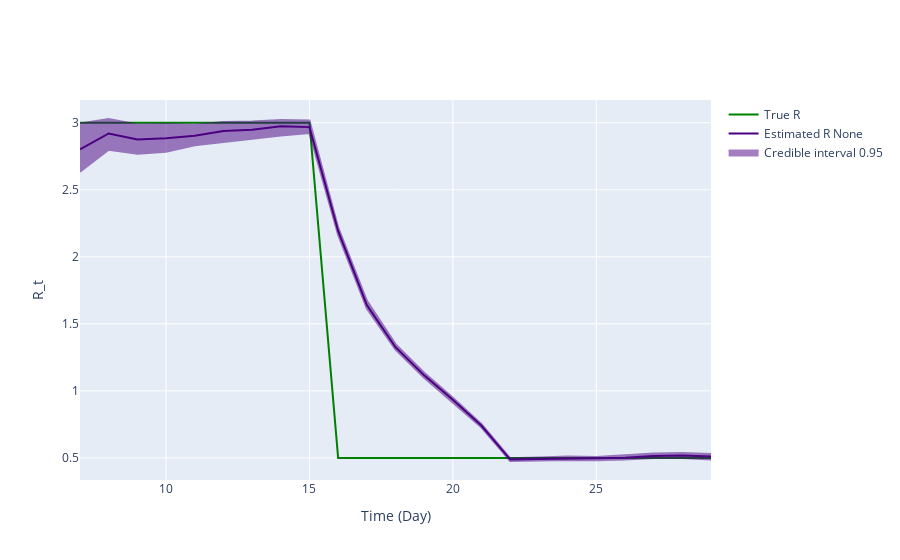

This figure's notebook cell:
### Markdown cell above
## Inference plot using class method results

### Code cell
fig = ReproductionNumberPlot()

fig.add_ground_truth_rt(ground_truth)
fig.add_interval_rt(new_intervals)

fig.update_labels(time_label='Time (Day)', r_label='R_t')

fig.show_figure()

### Figure 1 — Plotly figure (JSON) as saved in the notebook; plotly's stock layout.template omitted (floating-point values rounded to 4 significant figures)
{"data": [{"line": {"color": "green"}, "mode": "lines", "name": "True R", "type": "scatter", "x": [7, 8, 9, 10, 11, 12, 13, 14, 15, 16, 17, 18, 19, 20, 21, 22, 23, 24, 25, 26, 27, 28, 29], "y": [3, 3, 3, 3, 3, 3, 3, 3, 3, 0.5, 0.5, 0.5, 0.5, 0.5, 0.5, 0.5, 0.5, 0.5, 0.5, 0.5, 0.5, 0.5, 0.5]}, {"line": {"color": "indigo"}, "mode": "lines", "name": "Estimated R None", "type": "scatter", "x": [7, 8, 9, 10, 11, 12, 13, 14, 15, 16, 17, 18, 19, 20, 21, 22, 23, 24, 25, 26, 27, 28, 29], "y": [2.802, 2.92, 2.876, 2.885, 2.903, 2.939, 2.948, 2.973, 2.968, 2.193, 1.64, 1.326, 1.116, 0.9334, 0.7397, 0.4878, 0.4916, 0.4971, 0.4978, 0.5013, 0.5136, 0.5175, 0.511]}, {"fill": "toself", "fillcolor": "indigo", "line": {"color": "indigo"}, "mode": "lines", "name": "Credible interval 0.95", "opacity": 0.5, "showlegend": true, "type": "scatter", "x": [7, 8, 9, 10, 11, 12, 13, 14, 15, 16, 17, 18, 19, 20, 21, 22, 23, 24, 25, 26, 27, 28, 29, 29, 28, 27, 26, 25, 24, 23, 22, 21, 20, 19, 18, 17, 16, 15, 14, 13, 12, 11, 10, 9, 8, 7], "y": [2.995, 3.028, 2.987, 2.991, 2.986, 3.006, 3.009, 3.02, 3.018, 2.22, 1.674, 1.349, 1.135, 0.948, 0.7513, 0.4969, 0.5028, 0.5103, 0.5074, 0.5188, 0.5335, 0.5374, 0.5289, 0.4873, 0.4988, 0.4985, 0.4874, 0.482, 0.4851, 0.4812, 0.4769, 0.7261, 0.9134, 1.097, 1.307, 1.615, 2.164, 2.924, 2.905, 2.879, 2.857, 2.832, 2.784, 2.769, 2.798, 2.635]}], "layout": {"hovermode": "x unified", "xaxis": {"title": {"text": "Time (Day)"}}, "yaxis": {"title": {"text": "R_t"}}}}
